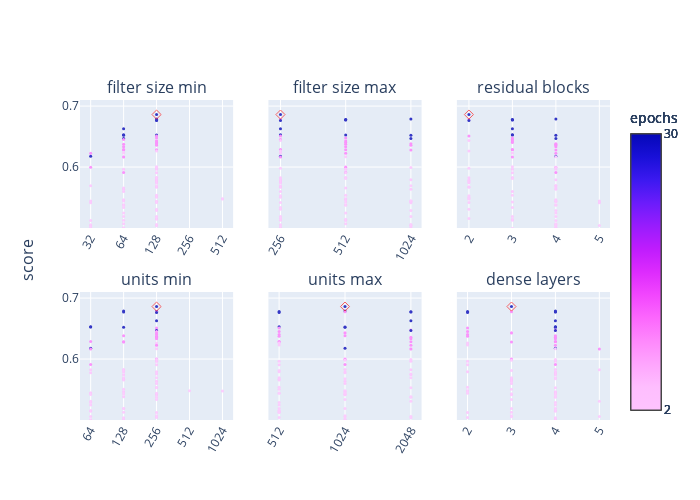

Notebook cell for this chart:
### Code cell
rows = []
for trial in sorted(
    list(trials_dir_1.glob('trial_*')) + list(trials_dir_2.glob('trial_*'))
):
    with open(trial.joinpath('trial.json')) as f:
        results = json.load(f)
        row = {'score': results['score']} | results['hyperparameters']['values']
        rows.append(row)

trials_df = pd.DataFrame(rows).sort_values(by='score', ascending=False)
trials_df = trials_df.rename({'tuner/epochs': 'epochs'}, axis=1)
trials_df = trials_df[[c for c in trials_df.columns if 'tuner' not in c]]


trials_df['convolutional_layers'] = (
    np.log(trials_df['filter_size_max']/trials_df['filter_size_min']) + 2
).astype(int)

trials_df = trials_df.rename({'convolutional_layers': 'residual blocks'}, axis=1)

trials_df['dense_layers'] = (
    np.log(trials_df['units_max']/trials_df['units_min']) + 2
).astype(int)

nrows, ncols = 2, 3
fig = make_subplots(
    rows=nrows, cols=ncols, shared_yaxes='all', y_title='score',
    shared_xaxes=False, 
    subplot_titles=trials_df.columns[1:].str.replace('_', ' '),
    vertical_spacing=0.2,
)

for i, col in enumerate(trials_df.columns[1:].drop('epochs')):
    if trials_df[col].dtype == object:
        x = trials_df[col].str.replace('_', '<br>')
    else:
        x = trials_df[col]

    position = dict(row=(i//ncols)+1, col=(i%ncols)+1)
    fig.append_trace(go.Scatter(
        y=trials_df['score'],
        x=x,
        mode='markers',
        marker=dict(
            color=trials_df['epochs'],
            size=3,
            showscale=True,
            colorscale='Plotly3_r',
            colorbar_title='epochs',
            colorbar_tickvals=[trials_df['epochs'].min(), trials_df['epochs'].max()]
        ),
        opacity=0.8,
    ), **position)
    
    fig.append_trace(go.Scatter(
        y=[trials_df['score'].max()],
        x=[x[trials_df['score'].idxmax()]],
        mode='markers',
        marker_symbol='diamond-open',
        marker_color='red',
        marker_size=7,
        opacity=0.6,
    ), **position)

    fig.update_xaxes(
        type='log' if position['col'] != 3 else None,
        tickangle=-60,
        tickvals=x.unique(),
        **position
    )
    fig.update_yaxes(range=[0.5, 0.71], tickvals=[0.6, 0.7])

fig.update_layout(
    height=500, width=700, showlegend=False,
    margin=dict(l=80, r=80, t=100, b=80)
)

fig.write_image(figures_dir.joinpath(f'{trials_dir.name}_params.pdf'))
fig.show()

### Figure 1 — Plotly figure (JSON) as saved in the notebook; plotly's stock layout.template omitted (floating-point values rounded to 4 significant figures)
{"data": [{"marker": {"color": [30, 30, 30, 30, 10, 30, 30, 30, 30, 30, 30, 10, 10, 30, 10, 4, 10, 10, 10, 10, 10, 10, 10, 10, 10, 4, 4, 10, 30, 4, 10, 4, 10, 4, 2, 4, 4, 10, 4, 4, 4, 2, 4, 4, 4, 4, 4, 2, 4, 2, 4, 4, 4, 4, 2, 2, 2, 2, 2, 4, 4, 4, 2, 2, 2, 2, 4, 4, 2, 2, 2, 2, 2, 2, 2, 2, 2, 2, 2, 2, 2, 2, 2, 2, 2, 4, 2, 2, 2, 2, 2, 2, 2, 2, 2, 2, 2, 2, 2, 2, 2, 2, 2, 2, 2, 2, 2, 2], "colorbar": {"tickvals": [2, 30], "title": {"text": "epochs"}}, "colorscale": [[0, "#fec3fe"], [0.08333, "#febefe"], [0.1667, "#fea5fd"], [0.25, "#fe88fc"], [0.3333, "#fc67fd"], [0.4167, "#f246fe"], [0.5, "#dd2bfd"], [0.5833, "#bf1cfd"], [0.6667, "#981cfd"], [0.75, "#6b1cfb"], [0.8333, "#3c19f0"], [0.9167, "#1910d8"], [1, "#0508b8"]], "showscale": true, "size": 3}, "mode": "markers", "opacity": 0.8, "type": "scatter", "x": [128, 128, 128, 128, 128, 128, 128, 64, 64, 128, 64, 128, 128, 64, 64, 128, 128, 128, 128, 64, 128, 64, 64, 128, 64, 128, 64, 32, 32, 64, 64, 128, 32, 128, 128, 128, 64, 64, 128, 128, 128, 128, 128, 128, 128, 128, 128, 128, 32, 128, 128, 64, 64, 64, 128, 128, 128, 512, 512, 64, 64, 32, 128, 128, 128, 128, 32, 64, 64, 64, 128, 128, 64, 128, 64, 128, 128, 64, 32, 64, 128, 32, 32, 128, 32, 64, 64, 32, 32, 128, 64, 32, 32, 32, 64, 64, 32, 64, 32, 32, 32, 32, 32, 32, 32, 32, 32, 256], "xaxis": "x", "y": [0.6861, 0.6788, 0.6781, 0.6777, 0.6776, 0.6772, 0.6765, 0.6628, 0.653, 0.6527, 0.6524, 0.6511, 0.6476, 0.6469, 0.6453, 0.6436, 0.6428, 0.6403, 0.638, 0.6374, 0.6357, 0.6332, 0.6289, 0.6286, 0.628, 0.6262, 0.6232, 0.6228, 0.6178, 0.6169, 0.6166, 0.6006, 0.5996, 0.5991, 0.5982, 0.5964, 0.5963, 0.5912, 0.5908, 0.583, 0.5824, 0.5813, 0.5793, 0.5786, 0.5774, 0.5755, 0.5743, 0.5694, 0.5691, 0.5675, 0.5669, 0.5656, 0.5636, 0.5598, 0.5538, 0.553, 0.5504, 0.5481, 0.5476, 0.5463, 0.5444, 0.5443, 0.544, 0.5429, 0.5425, 0.5417, 0.5414, 0.5382, 0.5374, 0.5338, 0.5307, 0.5288, 0.5245, 0.519, 0.5188, 0.5157, 0.5145, 0.5126, 0.5123, 0.5072, 0.5059, 0.5053, 0.5041, 0.5036, 0.5014, 0.5003, 0.499, 0.4986, 0.4972, 0.496, 0.4956, 0.4951, 0.4946, 0.4942, 0.4937, 0.4921, 0.4909, 0.4791, 0.4788, 0.4781, 0.4779, 0.4744, 0.4693, 0.4558, 0.4503, 0.4494, 0.4382, null], "yaxis": "y"}, {"marker": {"color": "red", "size": 7, "symbol": "diamond-open"}, "mode": "markers", "opacity": 0.6, "type": "scatter", "x": [128], "xaxis": "x", "y": [0.6861], "yaxis": "y"}, {"marker": {"color": [30, 30, 30, 30, 10, 30, 30, 30, 30, 30, 30, 10, 10, 30, 10, 4, 10, 10, 10, 10, 10, 10, 10, 10, 10, 4, 4, 10, 30, 4, 10, 4, 10, 4, 2, 4, 4, 10, 4, 4, 4, 2, 4, 4, 4, 4, 4, 2, 4, 2, 4, 4, 4, 4, 2, 2, 2, 2, 2, 4, 4, 4, 2, 2, 2, 2, 4, 4, 2, 2, 2, 2, 2, 2, 2, 2, 2, 2, 2, 2, 2, 2, 2, 2, 2, 4, 2, 2, 2, 2, 2, 2, 2, 2, 2, 2, 2, 2, 2, 2, 2, 2, 2, 2, 2, 2, 2, 2], "colorbar": {"tickvals": [2, 30], "title": {"text": "epochs"}}, "colorscale": [[0, "#fec3fe"], [0.08333, "#febefe"], [0.1667, "#fea5fd"], [0.25, "#fe88fc"], [0.3333, "#fc67fd"], [0.4167, "#f246fe"], [0.5, "#dd2bfd"], [0.5833, "#bf1cfd"], [0.6667, "#981cfd"], [0.75, "#6b1cfb"], [0.8333, "#3c19f0"], [0.9167, "#1910d8"], [1, "#0508b8"]], "showscale": true, "size": 3}, "mode": "markers", "opacity": 0.8, "type": "scatter", "x": [256, 1024, 512, 512, 256, 512, 256, 256, 256, 512, 1024, 256, 512, 1024, 256, 256, 512, 512, 1024, 512, 1024, 512, 256, 512, 1024, 256, 256, 512, 256, 512, 256, 512, 512, 1024, 256, 512, 512, 512, 512, 512, 256, 512, 1024, 256, 256, 256, 256, 1024, 256, 256, 256, 512, 1024, 256, 512, 256, 256, 512, 512, 512, 1024, 1024, 1024, 1024, 512, 256, 1024, 512, 512, 256, 256, 1024, 512, 1024, 256, 256, 512, 256, 512, 512, 1024, 256, 1024, 1024, 256, 1024, 256, 512, 512, 1024, 1024, 256, 1024, 256, 512, 1024, 256, 1024, 512, 256, 512, 1024, 1024, 256, 1024, 1024, 1024, 512], "xaxis": "x2", "y": [0.6861, 0.6788, 0.6781, 0.6777, 0.6776, 0.6772, 0.6765, 0.6628, 0.653, 0.6527, 0.6524, 0.6511, 0.6476, 0.6469, 0.6453, 0.6436, 0.6428, 0.6403, 0.638, 0.6374, 0.6357, 0.6332, 0.6289, 0.6286, 0.628, 0.6262, 0.6232, 0.6228, 0.6178, 0.6169, 0.6166, 0.6006, 0.5996, 0.5991, 0.5982, 0.5964, 0.5963, 0.5912, 0.5908, 0.583, 0.5824, 0.5813, 0.5793, 0.5786, 0.5774, 0.5755, 0.5743, 0.5694, 0.5691, 0.5675, 0.5669, 0.5656, 0.5636, 0.5598, 0.5538, 0.553, 0.5504, 0.5481, 0.5476, 0.5463, 0.5444, 0.5443, 0.544, 0.5429, 0.5425, 0.5417, 0.5414, 0.5382, 0.5374, 0.5338, 0.5307, 0.5288, 0.5245, 0.519, 0.5188, 0.5157, 0.5145, 0.5126, 0.5123, 0.5072, 0.5059, 0.5053, 0.5041, 0.5036, 0.5014, 0.5003, 0.499, 0.4986, 0.4972, 0.496, 0.4956, 0.4951, 0.4946, 0.4942, 0.4937, 0.4921, 0.4909, 0.4791, 0.4788, 0.4781, 0.4779, 0.4744, 0.4693, 0.4558, 0.4503, 0.4494, 0.4382, null], "yaxis": "y2"}, {"marker": {"color": "red", "size": 7, "symbol": "diamond-open"}, "mode": "markers", "opacity": 0.6, "type": "scatter", "x": [256], "xaxis": "x2", "y": [0.6861], "yaxis": "y2"}, {"marker": {"color": [30, 30, 30, 30, 10, 30, 30, 30, 30, 30, 30, 10, 10, 30, 10, 4, 10, 10, 10, 10, 10, 10, 10, 10, 10, 4, 4, 10, 30, 4, 10, 4, 10, 4, 2, 4, 4, 10, 4, 4, 4, 2, 4, 4, 4, 4, 4, 2, 4, 2, 4, 4, 4, 4, 2, 2, 2, 2, 2, 4, 4, 4, 2, 2, 2, 2, 4, 4, 2, 2, 2, 2, 2, 2, 2, 2, 2, 2, 2, 2, 2, 2, 2, 2, 2, 4, 2, 2, 2, 2, 2, 2, 2, 2, 2, 2, 2, 2, 2, 2, 2, 2, 2, 2, 2, 2, 2, 2], "colorbar": {"tickvals": [2, 30], "title": {"text": "epochs"}}, "colorscale": [[0, "#fec3fe"], [0.08333, "#febefe"], [0.1667, "#fea5fd"], [0.25, "#fe88fc"], [0.3333, "#fc67fd"], [0.4167, "#f246fe"], [0.5, "#dd2bfd"], [0.5833, "#bf1cfd"], [0.6667, "#981cfd"], [0.75, "#6b1cfb"], [0.8333, "#3c19f0"], [0.9167, "#1910d8"], [1, "#0508b8"]], "showscale": true, "size": 3}, "mode": "markers", "opacity": 0.8, "type": "scatter", "x": [2, 4, 3, 3, 2, 3, 2, 3, 3, 3, 4, 2, 3, 4, 3, 2, 3, 3, 4, 4, 4, 4, 3, 3, 4, 2, 3, 4, 4, 4, 3, 3, 4, 4, 2, 3, 4, 4, 3, 3, 2, 3, 4, 2, 2, 2, 2, 4, 4, 2, 2, 4, 4, 3, 3, 2, 2, 2, 2, 4, 4, 5, 4, 4, 3, 2, 5, 4, 4, 3, 2, 4, 4, 4, 3, 2, 3, 3, 4, 4, 4, 4, 5, 4, 4, 4, 3, 4, 4, 4, 4, 4, 5, 4, 4, 4, 4, 4, 4, 4, 4, 5, 5, 4, 5, 5, 5, 2], "xaxis": "x3", "y": [0.6861, 0.6788, 0.6781, 0.6777, 0.6776, 0.6772, 0.6765, 0.6628, 0.653, 0.6527, 0.6524, 0.6511, 0.6476, 0.6469, 0.6453, 0.6436, 0.6428, 0.6403, 0.638, 0.6374, 0.6357, 0.6332, 0.6289, 0.6286, 0.628, 0.6262, 0.6232, 0.6228, 0.6178, 0.6169, 0.6166, 0.6006, 0.5996, 0.5991, 0.5982, 0.5964, 0.5963, 0.5912, 0.5908, 0.583, 0.5824, 0.5813, 0.5793, 0.5786, 0.5774, 0.5755, 0.5743, 0.5694, 0.5691, 0.5675, 0.5669, 0.5656, 0.5636, 0.5598, 0.5538, 0.553, 0.5504, 0.5481, 0.5476, 0.5463, 0.5444, 0.5443, 0.544, 0.5429, 0.5425, 0.5417, 0.5414, 0.5382, 0.5374, 0.5338, 0.5307, 0.5288, 0.5245, 0.519, 0.5188, 0.5157, 0.5145, 0.5126, 0.5123, 0.5072, 0.5059, 0.5053, 0.5041, 0.5036, 0.5014, 0.5003, 0.499, 0.4986, 0.4972, 0.496, 0.4956, 0.4951, 0.4946, 0.4942, 0.4937, 0.4921, 0.4909, 0.4791, 0.4788, 0.4781, 0.4779, 0.4744, 0.4693, 0.4558, 0.4503, 0.4494, 0.4382, null], "yaxis": "y3"}, {"marker": {"color": "red", "size": 7, "symbol": "diamond-open"}, "mode": "markers", "opacity": 0.6, "type": "scatter", "x": [2], "xaxis": "x3", "y": [0.6861], "yaxis": "y3"}, {"marker": {"color": [30, 30, 30, 30, 10, 30, 30, 30, 30, 30, 30, 10, 10, 30, 10, 4, 10, 10, 10, 10, 10, 10, 10, 10, 10, 4, 4, 10, 30, 4, 10, 4, 10, 4, 2, 4, 4, 10, 4, 4, 4, 2, 4, 4, 4, 4, 4, 2, 4, 2, 4, 4, 4, 4, 2, 2, 2, 2, 2, 4, 4, 4, 2, 2, 2, 2, 4, 4, 2, 2, 2, 2, 2, 2, 2, 2, 2, 2, 2, 2, 2, 2, 2, 2, 2, 4, 2, 2, 2, 2, 2, 2, 2, 2, 2, 2, 2, 2, 2, 2, 2, 2, 2, 2, 2, 2, 2, 2], "colorbar": {"tickvals": [2, 30], "title": {"text": "epochs"}}, "colorscale": [[0, "#fec3fe"], [0.08333, "#febefe"], [0.1667, "#fea5fd"], [0.25, "#fe88fc"], [0.3333, "#fc67fd"], [0.4167, "#f246fe"], [0.5, "#dd2bfd"], [0.5833, "#bf1cfd"], [0.6667, "#981cfd"], [0.75, "#6b1cfb"], [0.8333, "#3c19f0"], [0.9167, "#1910d8"], [1, "#0508b8"]], "showscale": true, "size": 3}, "mode": "markers", "opacity": 0.8, "type": "scatter", "x": [256, 128, 256, 256, 256, 128, 256, 256, 64, 64, 128, 256, 256, 256, 256, 256, 256, 256, 128, 256, 256, 256, 64, 128, 128, 256, 256, 256, 64, 256, 64, 256, 256, 256, 256, 256, 256, 64, 256, 128, 64, 128, 256, 128, 64, 256, 128, 256, 128, 128, 128, 128, 256, 256, 256, 256, 128, 512, 1024, 128, 64, 64, 256, 256, 128, 64, 256, 128, 256, 256, 64, 64, 64, 128, 128, 64, 64, 128, 256, 256, 64, 256, 256, 128, 128, 64, 64, 128, 64, 64, 128, 256, 128, 128, 64, 256, 256, 64, 64, 64, 128, 128, 64, 64, 256, 128, 64, 1024], "xaxis": "x4", "y": [0.6861, 0.6788, 0.6781, 0.6777, 0.6776, 0.6772, 0.6765, 0.6628, 0.653, 0.6527, 0.6524, 0.6511, 0.6476, 0.6469, 0.6453, 0.6436, 0.6428, 0.6403, 0.638, 0.6374, 0.6357, 0.6332, 0.6289, 0.6286, 0.628, 0.6262, 0.6232, 0.6228, 0.6178, 0.6169, 0.6166, 0.6006, 0.5996, 0.5991, 0.5982, 0.5964, 0.5963, 0.5912, 0.5908, 0.583, 0.5824, 0.5813, 0.5793, 0.5786, 0.5774, 0.5755, 0.5743, 0.5694, 0.5691, 0.5675, 0.5669, 0.5656, 0.5636, 0.5598, 0.5538, 0.553, 0.5504, 0.5481, 0.5476, 0.5463, 0.5444, 0.5443, 0.544, 0.5429, 0.5425, 0.5417, 0.5414, 0.5382, 0.5374, 0.5338, 0.5307, 0.5288, 0.5245, 0.519, 0.5188, 0.5157, 0.5145, 0.5126, 0.5123, 0.5072, 0.5059, 0.5053, 0.5041, 0.5036, 0.5014, 0.5003, 0.499, 0.4986, 0.4972, 0.496, 0.4956, 0.4951, 0.4946, 0.4942, 0.4937, 0.4921, 0.4909, 0.4791, 0.4788, 0.4781, 0.4779, 0.4744, 0.4693, 0.4558, 0.4503, 0.4494, 0.4382, null], "yaxis": "y4"}, {"marker": {"color": "red", "size": 7, "symbol": "diamond-open"}, "mode": "markers", "opacity": 0.6, "type": "scatter", "x": [256], "xaxis": "x4", "y": [0.6861], "yaxis": "y4"}, {"marker": {"color": [30, 30, 30, 30, 10, 30, 30, 30, 30, 30, 30, 10, 10, 30, 10, 4, 10, 10, 10, 10, 10, 10, 10, 10, 10, 4, 4, 10, 30, 4, 10, 4, 10, 4, 2, 4, 4, 10, 4, 4, 4, 2, 4, 4, 4, 4, 4, 2, 4, 2, 4, 4, 4, 4, 2, 2, 2, 2, 2, 4, 4, 4, 2, 2, 2, 2, 4, 4, 2, 2, 2, 2, 2, 2, 2, 2, 2, 2, 2, 2, 2, 2, 2, 2, 2, 4, 2, 2, 2, 2, 2, 2, 2, 2, 2, 2, 2, 2, 2, 2, 2, 2, 2, 2, 2, 2, 2, 2], "colorbar": {"tickvals": [2, 30], "title": {"text": "epochs"}}, "colorscale": [[0, "#fec3fe"], [0.08333, "#febefe"], [0.1667, "#fea5fd"], [0.25, "#fe88fc"], [0.3333, "#fc67fd"], [0.4167, "#f246fe"], [0.5, "#dd2bfd"], [0.5833, "#bf1cfd"], [0.6667, "#981cfd"], [0.75, "#6b1cfb"], [0.8333, "#3c19f0"], [0.9167, "#1910d8"], [1, "#0508b8"]], "showscale": true, "size": 3}, "mode": "markers", "opacity": 0.8, "type": "scatter", "x": [1024, 1024, 512, 2048, 1024, 2048, 512, 2048, 512, 1024, 1024, 512, 2048, 2048, 512, 1024, 1024, 512, 1024, 512, 2048, 2048, 512, 2048, 512, 512, 512, 2048, 1024, 2048, 2048, 1024, 1024, 2048, 1024, 2048, 512, 1024, 512, 1024, 2048, 512, 512, 1024, 1024, 2048, 2048, 2048, 512, 1024, 512, 512, 1024, 1024, 512, 2048, 512, 1024, 1024, 1024, 512, 1024, 512, 1024, 1024, 1024, 1024, 2048, 2048, 1024, 2048, 512, 512, 512, 1024, 512, 512, 512, 512, 1024, 2048, 1024, 512, 2048, 1024, 1024, 1024, 1024, 512, 1024, 2048, 2048, 1024, 2048, 2048, 512, 512, 2048, 1024, 512, 2048, 512, 512, 2048, 2048, 2048, 2048, 1024], "xaxis": "x5", "y": [0.6861, 0.6788, 0.6781, 0.6777, 0.6776, 0.6772, 0.6765, 0.6628, 0.653, 0.6527, 0.6524, 0.6511, 0.6476, 0.6469, 0.6453, 0.6436, 0.6428, 0.6403, 0.638, 0.6374, 0.6357, 0.6332, 0.6289, 0.6286, 0.628, 0.6262, 0.6232, 0.6228, 0.6178, 0.6169, 0.6166, 0.6006, 0.5996, 0.5991, 0.5982, 0.5964, 0.5963, 0.5912, 0.5908, 0.583, 0.5824, 0.5813, 0.5793, 0.5786, 0.5774, 0.5755, 0.5743, 0.5694, 0.5691, 0.5675, 0.5669, 0.5656, 0.5636, 0.5598, 0.5538, 0.553, 0.5504, 0.5481, 0.5476, 0.5463, 0.5444, 0.5443, 0.544, 0.5429, 0.5425, 0.5417, 0.5414, 0.5382, 0.5374, 0.5338, 0.5307, 0.5288, 0.5245, 0.519, 0.5188, 0.5157, 0.5145, 0.5126, 0.5123, 0.5072, 0.5059, 0.5053, 0.5041, 0.5036, 0.5014, 0.5003, 0.499, 0.4986, 0.4972, 0.496, 0.4956, 0.4951, 0.4946, 0.4942, 0.4937, 0.4921, 0.4909, 0.4791, 0.4788, 0.4781, 0.4779, 0.4744, 0.4693, 0.4558, 0.4503, 0.4494, 0.4382, null], "yaxis": "y5"}, {"marker": {"color": "red", "size": 7, "symbol": "diamond-open"}, "mode": "markers", "opacity": 0.6, "type": "scatter", "x": [1024], "xaxis": "x5", "y": [0.6861], "yaxis": "y5"}, {"marker": {"color": [30, 30, 30, 30, 10, 30, 30, 30, 30, 30, 30, 10, 10, 30, 10, 4, 10, 10, 10, 10, 10, 10, 10, 10, 10, 4, 4, 10, 30, 4, 10, 4, 10, 4, 2, 4, 4, 10, 4, 4, 4, 2, 4, 4, 4, 4, 4, 2, 4, 2, 4, 4, 4, 4, 2, 2, 2, 2, 2, 4, 4, 4, 2, 2, 2, 2, 4, 4, 2, 2, 2, 2, 2, 2, 2, 2, 2, 2, 2, 2, 2, 2, 2, 2, 2, 4, 2, 2, 2, 2, 2, 2, 2, 2, 2, 2, 2, 2, 2, 2, 2, 2, 2, 2, 2, 2, 2, 2], "colorbar": {"tickvals": [2, 30], "title": {"text": "epochs"}}, "colorscale": [[0, "#fec3fe"], [0.08333, "#febefe"], [0.1667, "#fea5fd"], [0.25, "#fe88fc"], [0.3333, "#fc67fd"], [0.4167, "#f246fe"], [0.5, "#dd2bfd"], [0.5833, "#bf1cfd"], [0.6667, "#981cfd"], [0.75, "#6b1cfb"], [0.8333, "#3c19f0"], [0.9167, "#1910d8"], [1, "#0508b8"]], "showscale": true, "size": 3}, "mode": "markers", "opacity": 0.8, "type": "scatter", "x": [3, 4, 2, 4, 3, 4, 2, 4, 4, 4, 4, 2, 4, 4, 2, 3, 3, 2, 4, 2, 4, 4, 4, 4, 3, 2, 2, 4, 4, 4, 5, 3, 3, 4, 3, 4, 2, 4, 2, 4, 5, 3, 2, 4, 4, 4, 4, 4, 3, 4, 3, 3, 3, 3, 2, 4, 3, 2, 2, 4, 4, 4, 2, 3, 4, 4, 3, 4, 4, 3, 5, 4, 4, 3, 4, 4, 4, 3, 2, 3, 5, 3, 2, 4, 4, 4, 4, 4, 4, 4, 4, 4, 4, 4, 5, 2, 2, 5, 4, 4, 4, 3, 4, 5, 4, 4, 5, 2], "xaxis": "x6", "y": [0.6861, 0.6788, 0.6781, 0.6777, 0.6776, 0.6772, 0.6765, 0.6628, 0.653, 0.6527, 0.6524, 0.6511, 0.6476, 0.6469, 0.6453, 0.6436, 0.6428, 0.6403, 0.638, 0.6374, 0.6357, 0.6332, 0.6289, 0.6286, 0.628, 0.6262, 0.6232, 0.6228, 0.6178, 0.6169, 0.6166, 0.6006, 0.5996, 0.5991, 0.5982, 0.5964, 0.5963, 0.5912, 0.5908, 0.583, 0.5824, 0.5813, 0.5793, 0.5786, 0.5774, 0.5755, 0.5743, 0.5694, 0.5691, 0.5675, 0.5669, 0.5656, 0.5636, 0.5598, 0.5538, 0.553, 0.5504, 0.5481, 0.5476, 0.5463, 0.5444, 0.5443, 0.544, 0.5429, 0.5425, 0.5417, 0.5414, 0.5382, 0.5374, 0.5338, 0.5307, 0.5288, 0.5245, 0.519, 0.5188, 0.5157, 0.5145, 0.5126, 0.5123, 0.5072, 0.5059, 0.5053, 0.5041, 0.5036, 0.5014, 0.5003, 0.499, 0.4986, 0.4972, 0.496, 0.4956, 0.4951, 0.4946, 0.4942, 0.4937, 0.4921, 0.4909, 0.4791, 0.4788, 0.4781, 0.4779, 0.4744, 0.4693, 0.4558, 0.4503, 0.4494, 0.4382, null], "yaxis": "y6"}, {"marker": {"color": "red", "size": 7, "symbol": "diamond-open"}, "mode": "markers", "opacity": 0.6, "type": "scatter", "x": [3], "xaxis": "x6", "y": [0.6861], "yaxis": "y6"}], "layout": {"annotations": [{"font": {"size": 16}, "showarrow": false, "text": "filter size min", "x": 0.1444, "xanchor": "center", "xref": "paper", "y": 1, "yanchor": "bottom", "yref": "paper"}, {"font": {"size": 16}, "showarrow": false, "text": "filter size max", "x": 0.5, "xanchor": "center", "xref": "paper", "y": 1, "yanchor": "bottom", "yref": "paper"}, {"font": {"size": 16}, "showarrow": false, "text": "residual blocks", "x": 0.8556, "xanchor": "center", "xref": "paper", "y": 1, "yanchor": "bottom", "yref": "paper"}, {"font": {"size": 16}, "showarrow": false, "text": "units min", "x": 0.1444, "xanchor": "center", "xref": "paper", "y": 0.4, "yanchor": "bottom", "yref": "paper"}, {"font": {"size": 16}, "showarrow": false, "text": "units max", "x": 0.5, "xanchor": "center", "xref": "paper", "y": 0.4, "yanchor": "bottom", "yref": "paper"}, {"font": {"size": 16}, "showarrow": false, "text": "dense layers", "x": 0.8556, "xanchor": "center", "xref": "paper", "y": 0.4, "yanchor": "bottom", "yref": "paper"}, {"font": {"size": 16}, "showarrow": false, "text": "score", "textangle": -90, "x": 0, "xanchor": "right", "xref": "paper", "xshift": -40, "y": 0.5, "yanchor": "middle", "yref": "paper"}], "height": 500, "margin": {"b": 80, "l": 80, "r": 80, "t": 100}, "showlegend": false, "width": 700, "xaxis": {"anchor": "y", "autorange": true, "domain": [0, 0.2889], "range": [1.408, 2.807], "tickangle": -60, "tickvals": [128, 64, 32, 512, 256], "type": "log"}, "xaxis2": {"anchor": "y2", "autorange": true, "domain": [0.3556, 0.6444], "range": [2.353, 3.06], "tickangle": -60, "tickvals": [256, 1024, 512], "type": "log"}, "xaxis3": {"anchor": "y3", "autorange": true, "domain": [0.7111, 1], "range": [1.723, 5.245], "tickangle": -60, "tickvals": [2, 4, 3, 5], "type": "linear"}, "xaxis4": {"anchor": "y4", "autorange": true, "domain": [0, 0.2889], "range": [1.709, 3.108], "tickangle": -60, "tickvals": [256, 128, 64, 512, 1024], "type": "log"}, "xaxis5": {"anchor": "y5", "autorange": true, "domain": [0.3556, 0.6444], "range": [2.661, 3.36], "tickangle": -60, "tickvals": [1024, 512, 2048], "type": "log"}, "xaxis6": {"anchor": "y6", "autorange": true, "domain": [0.7111, 1], "range": [1.757, 5.243], "tickangle": -60, "tickvals": [3, 4, 2, 5], "type": "linear"}, "yaxis": {"anchor": "x", "domain": [0.6, 1], "matches": "y4", "range": [0.5, 0.71], "tickvals": [0.6, 0.7], "type": "linear"}, "yaxis2": {"anchor": "x2", "domain": [0.6, 1], "matches": "y4", "range": [0.5, 0.71], "showticklabels": false, "tickvals": [0.6, 0.7], "type": "linear"}, "yaxis3": {"anchor": "x3", "domain": [0.6, 1], "matches": "y4", "range": [0.5, 0.71], "showticklabels": false, "tickvals": [0.6, 0.7], "type": "linear"}, "yaxis4": {"anchor": "x4", "domain": [0, 0.4], "range": [0.5, 0.71], "tickvals": [0.6, 0.7], "type": "linear"}, "yaxis5": {"anchor": "x5", "domain": [0, 0.4], "matches": "y4", "range": [0.5, 0.71], "showticklabels": false, "tickvals": [0.6, 0.7], "type": "linear"}, "yaxis6": {"anchor": "x6", "domain": [0, 0.4], "matches": "y4", "range": [0.5, 0.71], "showticklabels": false, "tickvals": [0.6, 0.7], "type": "linear"}}}
